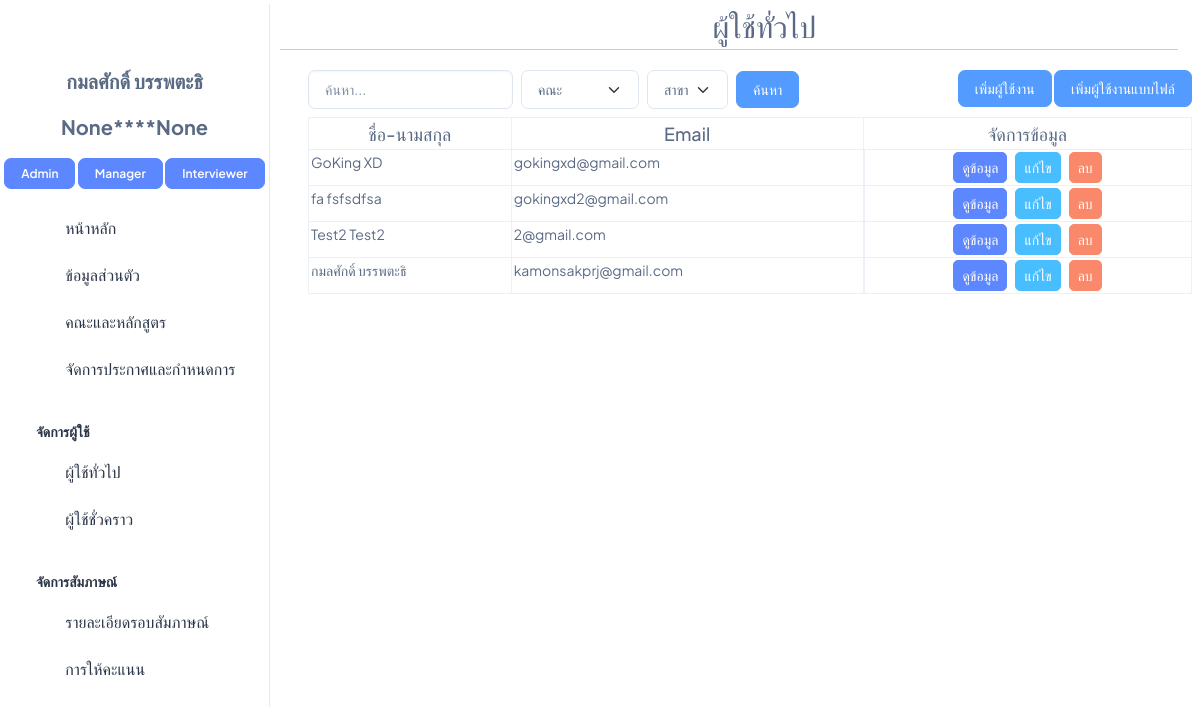
/User (signed in), run on an earlier commit of the app's database.
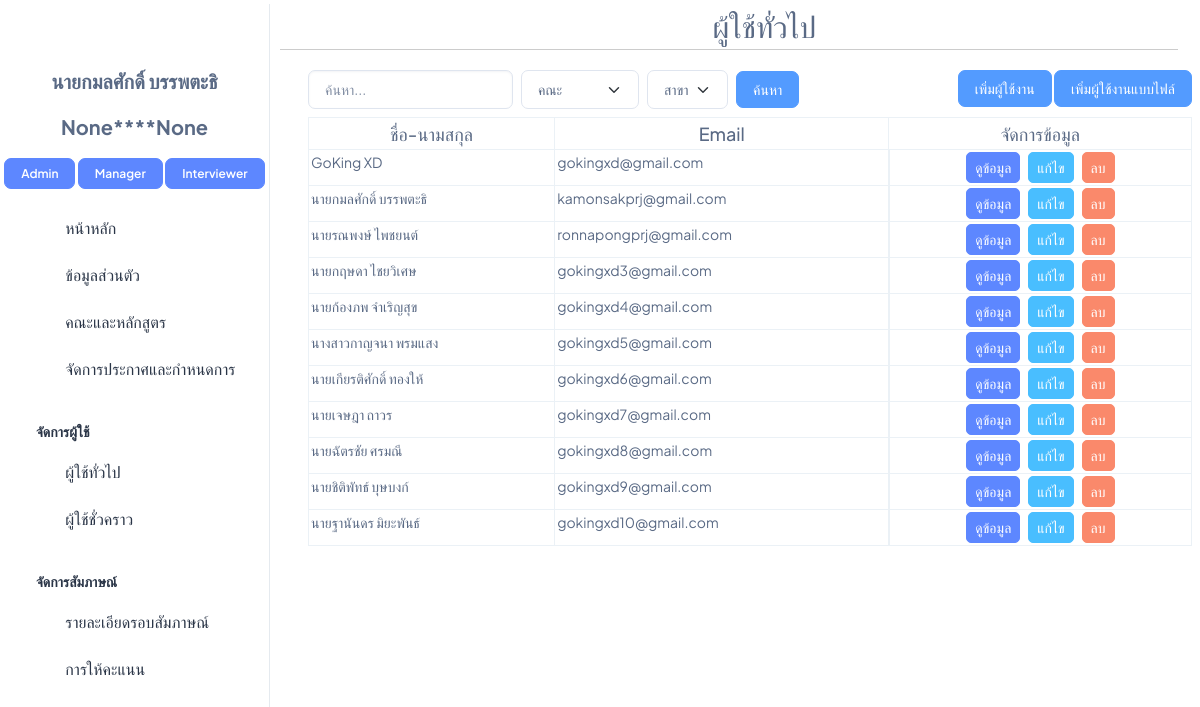
And on a later commit of the database.
### interview/models.py (models this page shows, shortened)
class User(AbstractBaseUser, PermissionsMixin):
    email = models.EmailField(unique=True)
    username = models.CharField(max_length=30, unique=True)
    first_name = models.CharField(max_length=100)
    last_name = models.CharField(max_length=100)
    gender = models.CharField(max_length=20)
    address = models.CharField(max_length=400)
    postcode = models.CharField(max_length=20)
    phone_number = models.CharField(max_length=10)
    citizen_id = models.CharField(max_length=13,unique=True,blank=True,null=True)
    birth_date = models.DateField(blank=True,null=True)
    date_joined = models.DateTimeField(default=timezone.now)
    is_active = models.BooleanField(default=True)
    is_staff = models.BooleanField(default=False)
    objects = CustomUserManager()
    USERNAME_FIELD = 'username'
    EMAIL_FIELD = 'email'
    REQUIRED_FIELDS = ['email']

class Role(models.Model):
    DEFAULT_ROLES = ['Admin', 'Manager','Interviewer', 'Student']
    name = models.CharField(max_length=50, default=DEFAULT_ROLES[0], choices=[(role, role) for role in DEFAULT_ROLES])
    users = models.ManyToManyField(User, related_name='roles', blank=True)
    TemporaryUser = models.ManyToManyField(TemporaryUser, related_name='roles', blank=True)
    def __str__(self):
        return self.name

### interview/views.py (the view)
# urls.py: path('User',User_path, name='User'),
@login_required
@user_passes_test(is_admin)
def User_path(request):
    users = User.objects.all()
    faculty_all = Faculty.objects.all()
    major_all = Major.objects.all()
    round_active = Round.objects.filter(active='True')
    return render(request,'admin/User.html', {'users': users,'faculty_all':faculty_all,"major_all":major_all,'round_active':round_active})

### interview/models.py (called while the page is built)
    def __str__(self) -> str:
        return f"{self.faculty}"

    def __str__(self) -> str:
        return f"{self.major}"

    def __str__(self):
        return self.round_name

### interview/views.py (called while the page is built)
def is_admin(user):
    if isinstance(user, User):
        return user.roles.filter(name='Admin').exists()
    else:
        return False

### interview/templates/admin/User.html (shortened to what this page needs)
{% extends 'admin/base/n_base.html' %}
{% load static %}
{% block css_js %}
<link rel="stylesheet" href="{% static 'css/admin_css/User.css' %}" />
{% endblock %}
{% block topic %}
<div class="fs-8 mt-1 text-muted text-center">
    <span><i class="ti ti-user-check"></i> ผู้ใช้ทั่วไป</span>
  </div>
{% endblock %}
{% block content %}
<div class="pt-14 px-2">
    <div class="d-flex justify-content-between mb-2">
        <div class="d-flex flex-row flex-nowrap">
            <form action="{% url 'search_user' %}" method="post" class="w-100 d-flex flex-row align-items-center">
                <input class="form-control me-2" type="search" name="search" id="" placeholder="ค้นหา..." style="flex-grow: 1; min-width: 0;">
                <select class="form-select me-2" name="faculty" id="id_faculty_second" style="width: auto;">
                    <option value="">คณะ</option>
                </select>
                <select class="form-select" name="major" id="id_major_second" style="width: auto;">
                    <option value="">สาขา</option>
                </select>
                <button class="btn btn-info mx-2" type="submit">ค้นหา</button>
            </form>
        </div>
        <div>
            <button class="btn btn-info " onclick="add_User()">เพิ่มผู้ใช้งาน</button>
            <button class="btn btn-info " onclick="add_User_by_file()">เพิ่มผู้ใช้งานแบบไฟล์</button>
        </div>
    </div>
    <table class="table table-bordered table-hover">
        <thead class="thead-dark">
            <tr>
                <th class="text-center fs-5 fw-medium">ชื่อ-นามสกุล</th>
                <th class="text-center fs-5 fw-medium">Email</th>
                <th class="text-center fs-5 fw-medium">จัดการข้อมูล</th>
            </tr>
        </thead>
        <tbody>
            {% for user in users %}
            <tr>
                <td>{{ user.first_name }} {{ user.last_name }}</td>
                <td>{{ user.email }}</td>
                <td class="d-flex justify-content-center">
                    <a class="btn btn-primary btn-sm fs-3 mx-1" href="javascript:void(0);" onclick="display_popup
                        ('{{ user.id }}',
                        '{{ user.first_name }}',
                        '{{ user.last_name }}',
                        '{{user.birth_date}}',
                        '{{user.roles.all}}',
                        '{{user.email}}','{% for round in user.rounds_participated.all %}{{ round.major }}{% if not forloop.last %}, {% endif %}{% endfor %}',
                        '{% for round in user.rounds_participated.all %}{{ round.major.faculty.faculty }}{% if not forloop.last %}, {% endif %}{% endfor %}',
                        '{{ user.rounds_participated.all|join:',' }}',
                        '{{user.phone_number}}',
                        '{{user.address}}',
                        '{{user.postcode}}',)">ดูข้อมูล</a>
                    <a class="btn btn-secondary btn-sm fs-3 mx-1" href="javascript:void(0);" onclick="edit_popup
                        ('{{ user.id }}','{{user.roles.all}}','{{user.email}}')">แก้ไข</a>
                    <a class="btn btn-danger btn-sm fs-3 mx-1" href="delete_User/{{user.id}}">ลบ</a>
                </td>
            </tr>
            {% endfor %}
        </tbody>
    </table>
</div>
{% endblock %}

### interview/templates/admin/base/n_sidebar.html (shortened to what the changed rows need)
<!DOCTYPE html>
<html lang="en">
    <head>
        {% load static %}
        <link rel="stylesheet" href="{% static 'css/styles.min.css' %}" />
      </head>
<body>
<aside class="left-sidebar position-fixed">
    <div>
        {% if user.is_authenticated %}
        <a href="{% url 'log_out' %}">
            <i class="ti ti-logout fs-8 text-danger mt-3"style="display: block; text-align: center;"></i>
        </a>
        <p class="text-center pt-3 fw-bolder fs-6 text-muted">{{ user.first_name }} {{ user.last_name }}</p>
        <p class="text-center fw-bolder fs-6 text-muted">{{ user.citizen_id|slice:":4" }}****{{ user.citizen_id|slice:"-3:" }}</p>
        <div class="text-center">
            {% for role in user.roles.all %}
                {% if role.name == 'Admin' %}
                <a href="{% url 'Admin_page' %}" class="btn btn-primary fs-2 fw-semibold lh-sm">Admin</a>
                {% endif %}
                {% if role.name == 'Manager' %}
                <a href="{% url 'Manager_page' id=user.id %}" class="btn btn-primary fs-2 fw-semibold lh-sm">Manager</a>
                {% endif %}
                {% if role.name == 'Interviewer' %}
                <a href="{% url 'Interviewer_page' %}" class="btn btn-primary fs-2 fw-semibold lh-sm">Interviewer</a>
                {% endif %}
            {% endfor %}
        </div>
        {% endif %}
      </div>
  </aside>
</body>
</html>

What changed in the data, as far as the page shows it:
removed User: first_name "fa", last_name "fsfsdfsa", email "gokingxd2@gmail.com"
removed User: first_name "Test2", last_name "Test2", email "2@gmail.com"
changed User "บรรพตะธิ": first_name "กมลศักดิ์" → "นายกมลศักดิ์"
added User: first_name "นายรณพงษ์", last_name "ไพชยนต์", email "ronnapongprj@gmail.com"
added User: first_name "นายกฤษดา", last_name "ไชยวิเศษ", email "gokingxd3@gmail.com"
added User: first_name "นายก้องภพ", last_name "จำเริญสุข", email "gokingxd4@gmail.com"
added User: first_name "นางสาวกาญจนา", last_name "พรมแสง", email "gokingxd5@gmail.com"
added User: first_name "นายเกียรติศักดิ์", last_name "ทองให้", email "gokingxd6@gmail.com"
added User: first_name "นายเจษฎา", last_name "ถาวร", email "gokingxd7@gmail.com"
added User: first_name "นายฉัตรชัย", last_name "ศรมณี", email "gokingxd8@gmail.com"
added User: first_name "นายชิติพัทธ์", last_name "บุษบงก์", email "gokingxd9@gmail.com"
added User: first_name "นายฐานันดร", last_name "มิยะพันธ์", email "gokingxd10@gmail.com"
